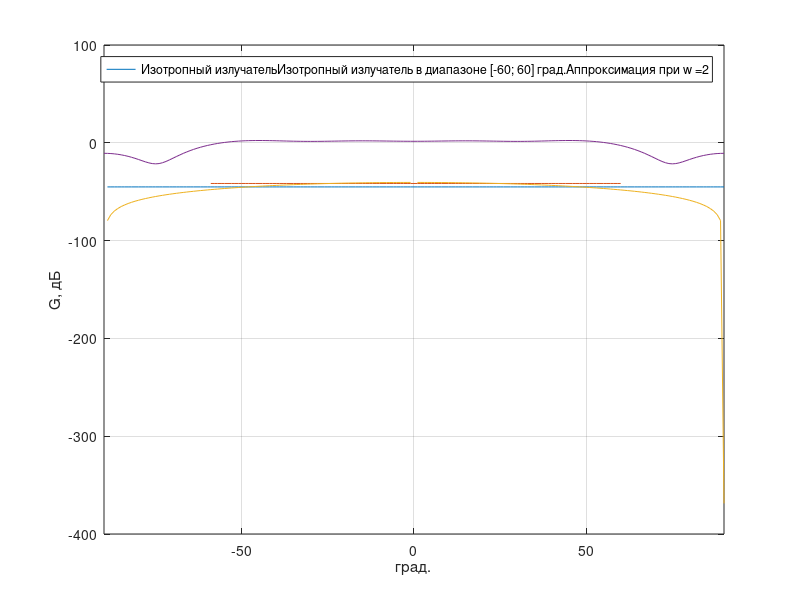

Here is the MATLAB script that generated this plot:
clear;
close all

phi_uniform = 1: 180;
G_uniform = ones(1, length(phi_uniform));
G_uniform = G_uniform / length(phi_uniform);
A1=max(G_uniform)*length(phi_uniform);
phi_sector = 31: 150;
G_sector = zeros(1, length(phi_uniform));
G_sector(phi_sector) = G_uniform(phi_sector) / (length(phi_sector) / length(phi_uniform));

w = 2;
fun = @(x) abs(sin(w * deg2rad(x - 90)) ./ (w * deg2rad(x - 90)));

G_sinc = fun(phi_uniform) / integral(fun, 0, 180);
A3=integral(fun, 0, 180);
phi = -90:1:90;
phi1=phi*pi/180;
fun1 = @(x) 0.88494+0.566407*cos(2*x)-0.283204*cos(4*x)+.141602*cos(8*x)-0.113281*cos(10*x);
G_Fure=fun1(phi1);
figure (1)
plot(phi_uniform - 90, 20 * log10(G_uniform))
hold on
plot(phi_uniform - 90, 20 * log10(G_sector))
plot(phi_uniform - 90, 20 * log10(G_sinc))
plot(phi, 20 * log10(G_Fure))
xlim([-90, 90])
%ylim([-80, 0])
xlabel("град.")
ylabel("G, дБ")
legend(["Изотропный излучатель", "Изотропный излучатель в диапазоне [-60; 60] град.", strcat("Аппроксимация при w = ", num2str(w))])
grid on
% figure (2)
% plot(phi_uniform - 90, G_uniform)
% hold on
% plot(phi_uniform - 90, G_sector)
% plot(phi_uniform - 90, G_sinc)
% xlim([-90, 90])
% %ylim([-80, 0])
% xlabel("град.")
% ylabel("G")
% legend(["Изотропный излучатель", "Изотропный излучатель в диапазоне [-60; 60] град.", strcat("Аппроксимация при w = ", num2str(w))])
% grid on
save G_uniform G_uniform;
save G_sector G_sector;
save G_sinc G_sinc;
save G_Fure G_Fure;